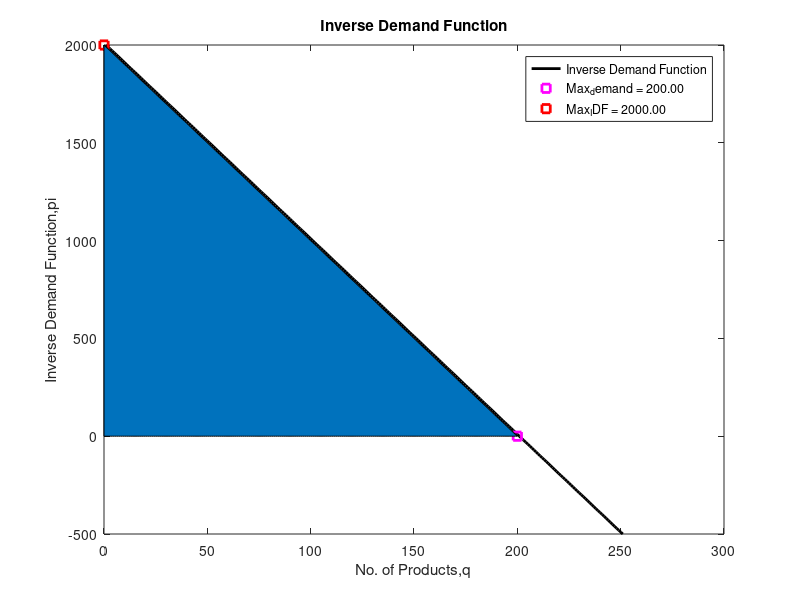
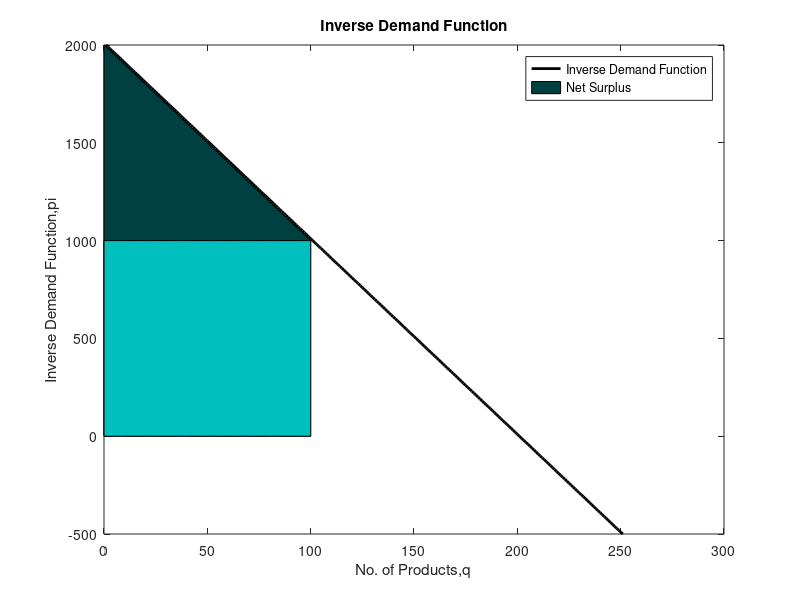

Write MATLAB code to recreate these figures, in order.
%Program written by Divya M (199031001)

%Fundamentals of Power System Economics by Daniel S % Kirschen & Goran Strbac

clc; clear all; close all;

% question 2.2
% Inverse demand function; IDF = -10q+2000

display('Part-a')
for i1 = 0:250
    IDF(i1+1) = -10*i1+2000;
end
[row1,col1] = find(IDF==0); % Max demand demand occurs at non-negative IDF
max_demand = col1-1  

display('Part-b')
max_IDF = max(IDF)  

figure(1)
x = 1:i1+1;
set(gcf,'Name','Inverse Demand Function','Color','w')
plot(x,IDF,'-k','LineWidth',2)
hold on;
plot(max_demand,0,'ms','LineWidth',2)
hold on;
plot(0,max_IDF,'rs','LineWidth',2)
hold on;
plot(x,0,'-g','LineWidth',2)
hold on;
%grid on;
xlabel('No. of Products,q')
ylabel('Inverse Demand Function,pi')
title('Inverse Demand Function')
txt1 = sprintf('Max_demand = %.2f',max_demand);
txt2 = sprintf('Max_IDF = %.2f',max_IDF);
legend('Inverse Demand Function',txt1,txt2);
area_IDF = area(0:max_demand,IDF(1:col1));

display('Part-c')
max_surplus = trapz(0:max_demand,IDF(1:max_demand+1)) 

display('Part-d')
[row2,col2] = find(IDF==1000);
consumption = col2-1
gross_surplus = trapz(0:consumption,IDF(1:consumption+1))
net_surplus = trapz(0:consumption,IDF(1:consumption+1)-1000)
revenue = gross_surplus - net_surplus

figure(2)
abc = ones(1,consumption+1);
abc1 = 1000*abc;
set(gcf,'Name','Inverse Demand Function','Color','w')
plot(x,IDF,'-k','LineWidth',2)
hold on;
gross_surplus1 = area(0:consumption,IDF(1:consumption+1),'FaceColor',[0,0.25,0.25]);
hold on
revenue = area(0:consumption, abc1,'FaceColor',[0,0.75,0.75]);
hold on;
plot(x,0,'-g','LineWidth',2)
hold on;
xlabel('No. of Products,q')
ylabel('Inverse Demand Function,pi')
title('Inverse Demand Function')
legend('Inverse Demand Function','Net Surplus');

display('Part-e')
[row3,col3] = find(IDF==1200);
consumption2 = col3-1
gross_surplus2 = trapz(0:consumption2,IDF(1:consumption2+1))
net_surplus2 = trapz(0:consumption2,IDF(1:consumption2+1)-1200)
revenue2 = gross_surplus2 - net_surplus2

display('Part-f')
% Slope of IDF is -10
% Elasticity = (pi/q)*(dq/dpi)
% For pi = 1000, q = col2-1
elasticity = -1000/((col2-1)*10)




